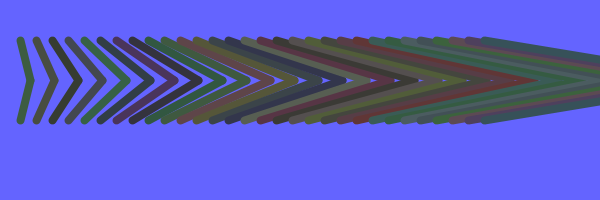
Frame 1 (no input)
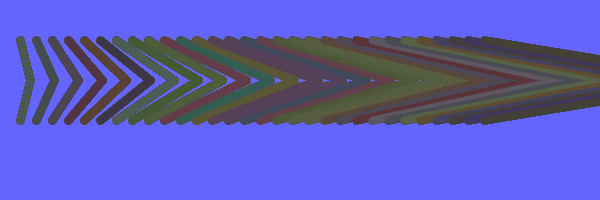
Frame 60 (the mouse pressed at the canvas centre just before this capture)
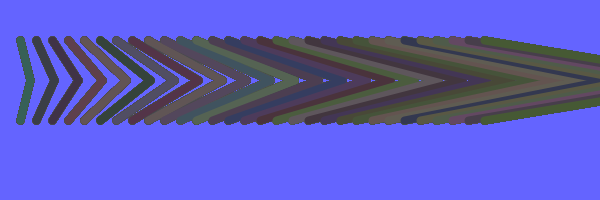
Frame 120 (the mouse held since frame 60 and released just before this capture)

The Processing sketch that drew these frames (run headless with seeded random() and noise(); from frame 60 on, the mouse is pressed at the canvas centre):

// Processing sketch: processing_91071
// ── processing_91071.pde

//draw diagonal lines
void setup (){
size (600,200);
smooth();
background(100,100,255,150);
}
/* hard coded lines
void draw (){
strokeWeight(8);
stroke(100,250,50);
line (20,40,80,80);
line (80,40,140,80);
line (140,40,200,80);
line (200,40,260,80);
}
*/
void draw(){
strokeWeight(8);
stroke(random(0,10),random(0,10), random(0,10));
for(int i=20; i<500; i+=16) {
stroke(random(50,100),random(50,100), random(50,100));
line(i,40,i+i/2,80);
line(i+i/2,80,i,120);
}
}
